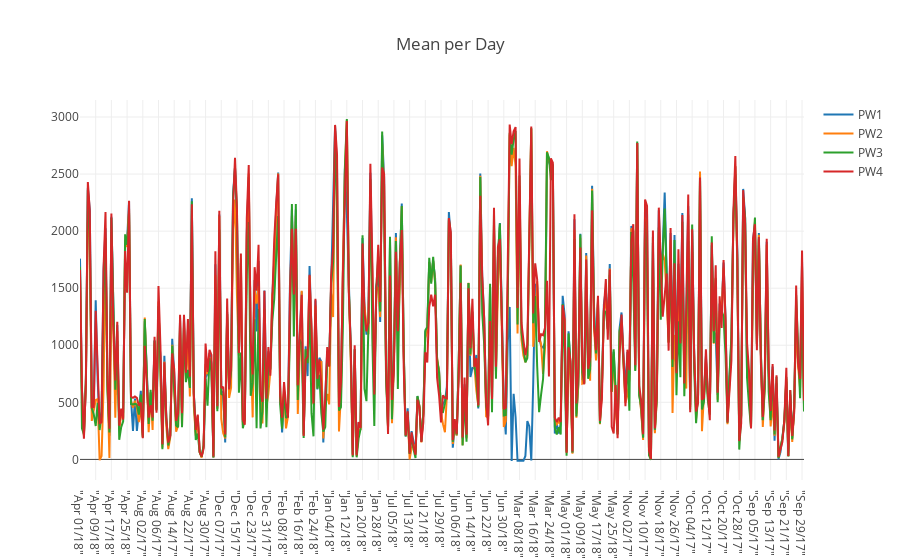

Notebook cell for this chart:
### Code cell
iplot(go.Figure(data = [go.Scatter(x = means_per_day.index, 
                                   y = means_per_day[w], name = w, mode = 'lines') for w in pw_cols],
               layout = go.Layout(title = 'Mean per Day')))

### Figure 1 — Plotly figure (JSON) as saved in the notebook; plotly's stock layout.template omitted (floating-point values rounded to 4 significant figures; data arrays with more than 128 entries replaced by an {"elided": "..."} marker saying what was removed)
{"data": [{"mode": "lines", "name": "PW1", "type": "scatter", "x": {"elided": "370 str values"}, "y": {"elided": "370 float values"}}, {"mode": "lines", "name": "PW2", "type": "scatter", "x": {"elided": "370 str values"}, "y": {"elided": "370 float values"}}, {"mode": "lines", "name": "PW3", "type": "scatter", "x": {"elided": "370 str values"}, "y": {"elided": "370 float values"}}, {"mode": "lines", "name": "PW4", "type": "scatter", "x": {"elided": "370 str values"}, "y": {"elided": "370 float values"}}], "layout": {"title": "Mean per Day"}}
